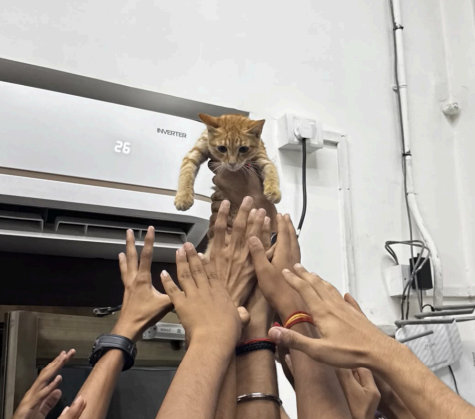
#> input picture sample.png, 475 x 419 px, found by its file name
$ python assignment3.py
#> lines starting #> are read from the running program, lines starting #| are printed output that depends on the picture
import cv2
import numpy as np

# Full path to the image
image = cv2.imread(r'C:\Users\Sharvari\Desktop\python\sample.png', cv2.IMREAD_GRAYSCALE)
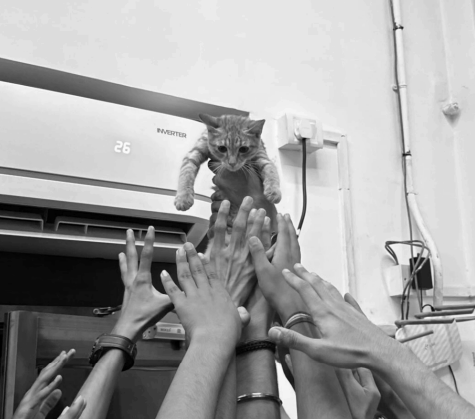
#> image: shape (419, 475); min 0, max 251, mean 162.3
if image is None:
    raise FileNotFoundError("❌ Could not find or open 'sample.png' at the given path!")

# Define convolution kernels
blur_kernel = np.array([
    [1/9, 1/9, 1/9],
    [1/9, 1/9, 1/9],
    [1/9, 1/9, 1/9]
])

sharpen_kernel = np.array([
    [0, -1, 0],
    [-1, 5, -1],
    [0, -1, 0]
])

edge_kernel = np.array([
    [-1, -1, -1],
    [-1, 8, -1],
    [-1, -1, -1]
])

# Convolution function
def custom_convolve(image, kernel):
    h, w = image.shape
#> h = 419; w = 475
    kh, kw = kernel.shape
    pad = kh // 2
    padded = np.pad(image, pad, mode='constant', constant_values=0)
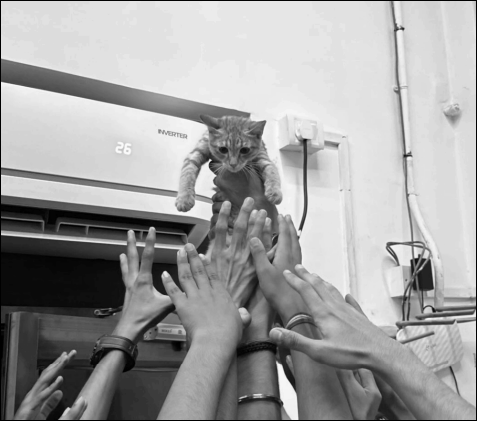
#> padded: shape (421, 477); min 0, max 251, mean 160.8
    output = np.zeros_like(image, dtype=np.float32)

    for i in range(h):
        for j in range(w):
            region = padded[i:i+kh, j:j+kw]
            output[i, j] = np.sum(region * kernel)

    return np.clip(output, 0, 255).astype(np.uint8)

# Apply each kernel
blurred = custom_convolve(image, blur_kernel)
sharpened = custom_convolve(image, sharpen_kernel)
#> after the loop in custom_convolve (call 2), `for i in range(h):`:
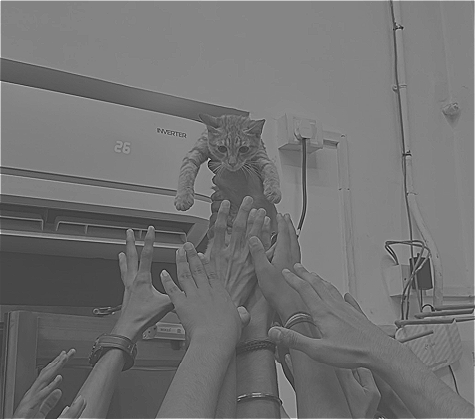
#> output: shape (419, 475) float32; min -243, max 660, mean 163.7; drawn with min black and max white
#> in custom_convolve (call 2), `return np.clip(output, 0, 255).astype(np.uint8)`:
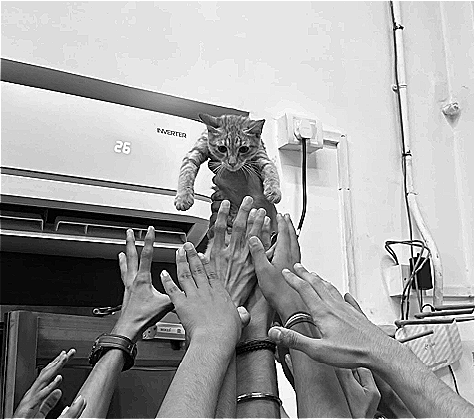
#> returned value: shape (419, 475); min 0, max 255, mean 162.5
edges = custom_convolve(image, edge_kernel)
#> after the loop in custom_convolve (call 3), `for i in range(h):`:
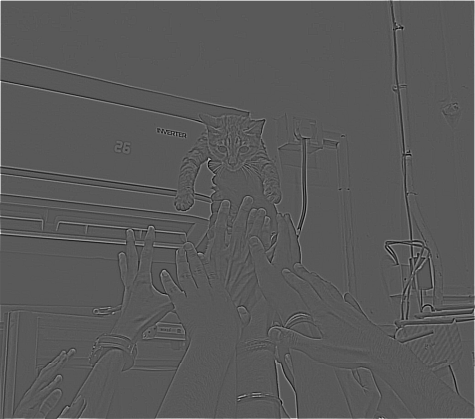
#> output: shape (419, 475) float32; min -592, max 1100, mean 4.3; drawn with min black and max white
#> in custom_convolve (call 3), `return np.clip(output, 0, 255).astype(np.uint8)`:
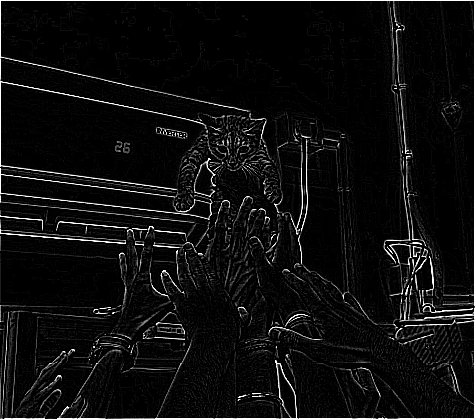
#> returned value: shape (419, 475); min 0, max 255, mean 14.1

# Save output images in the same folder
cv2.imwrite(r'C:\Users\Sharvari\Desktop\python\blur_output.png', blurred)
cv2.imwrite(r'C:\Users\Sharvari\Desktop\python\sharpen_output.png', sharpened)
cv2.imwrite(r'C:\Users\Sharvari\Desktop\python\edge_output.png', edges)

print("✅ Done! Check your Desktop/python folder for:")
print(" - blur_output.png")
print(" - sharpen_output.png")
print(" - edge_output.png")
